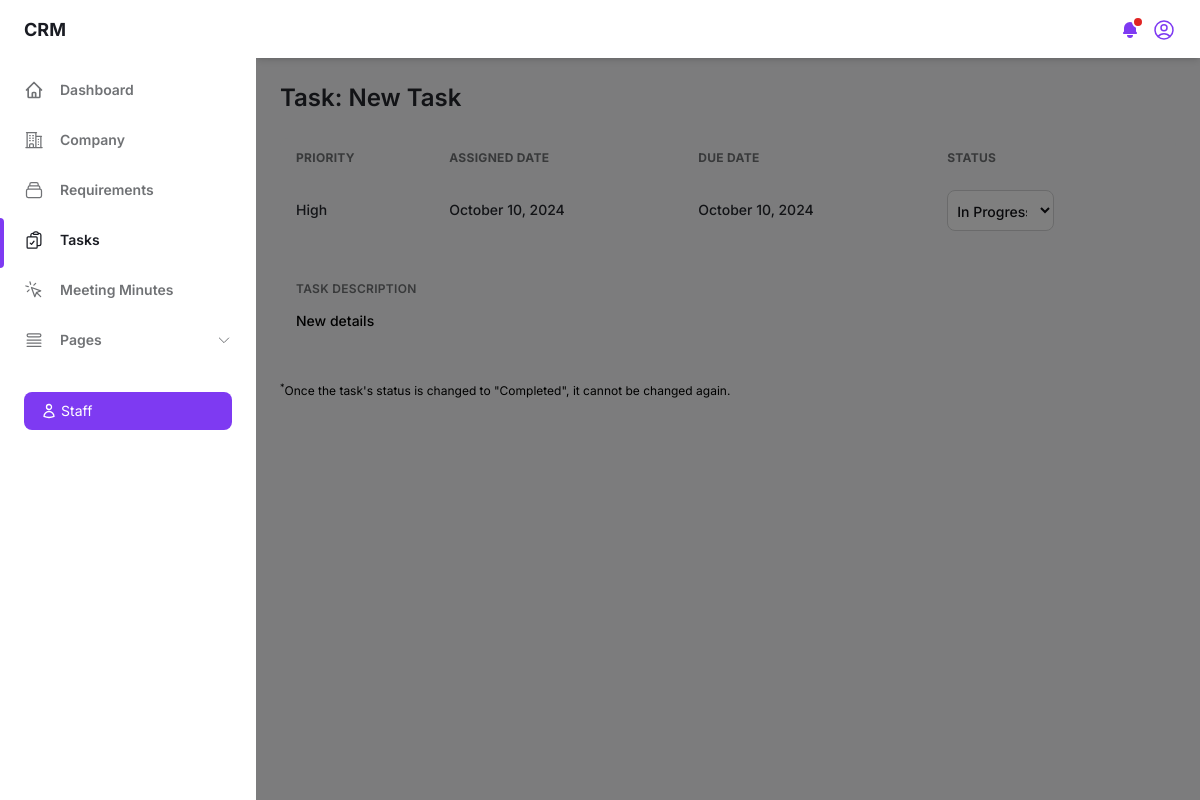
Page /task-details/1/ (signed in) on the earlier database version.
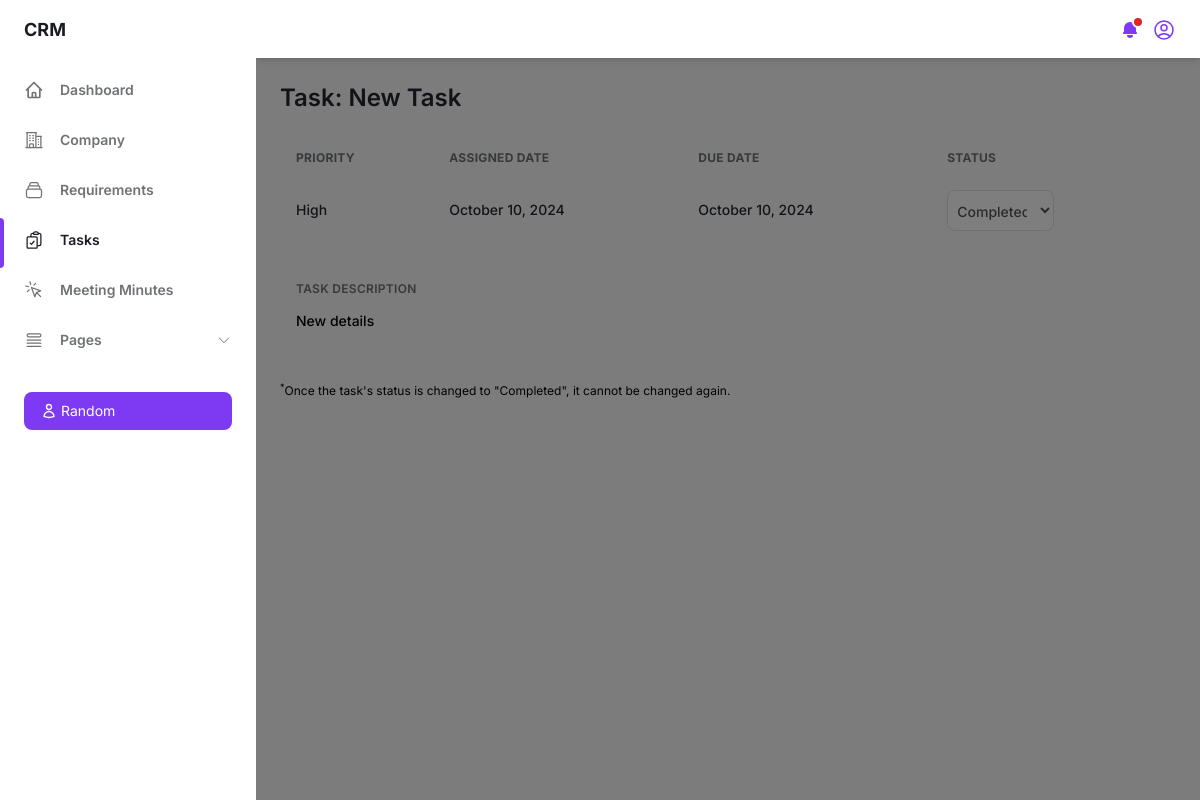
Same page on the later database version.
### crm_app/models.py (models this page shows, shortened)
class Staff(models.Model):
    full_name = models.CharField(max_length=100)
    email = models.EmailField(unique=True)
    password = models.CharField(max_length=255)
    role = models.CharField(max_length=100)
    status = models.BooleanField(default=True)

class Task(models.Model):
    title = models.CharField(max_length=255)
    description = models.TextField()
    assigned_to = models.ForeignKey(Staff, on_delete=models.CASCADE, related_name='tasks')
    priority = models.CharField(max_length=50, choices=[('Low', 'Low'), ('Medium', 'Medium'), ('High', 'High')])
    due_date = models.DateField()
    status = models.CharField(max_length=50, choices=[('Pending', 'Pending'), ('In Progress', 'In Progress'), ('Completed', 'Completed')], default='Pending')
    created_at = models.DateTimeField(auto_now_add=True)
    updated_at = models.DateTimeField(auto_now=True)

### crm_app/views.py (the view)
# urls.py: path('task-details/<int:task_id>/', views.taskdetails, name='taskdetails'),
def taskdetails(request, task_id):
    if 'staff_id' not in request.session:
        return redirect('login')
    staff_id = request.session.get('staff_id')
    user = get_object_or_404(Staff, id=staff_id)
    task = get_object_or_404(Task, id=task_id)
    context = {'user': user, 'task': task}
    return render(request, 'taskdetails.html', context)

### templates/taskdetails.html (shortened to what the changed rows need)
{% load static %}
<!DOCTYPE html>
<html :class="{ 'theme-dark': dark }" x-data="data()" lang="en">
<head>
    <link rel="stylesheet" href="{% static 'css/tailwind.output.css' %}" />
    <link rel="stylesheet" href="{% static 'css/style.css' %}" />
    <link rel="stylesheet" href="https://cdnjs.cloudflare.com/ajax/libs/Chart.js/2.9.3/Chart.min.css"/>
</head>
<body>
    <div class="flex h-screen bg-gray-50 dark:bg-gray-900" :class="{ 'overflow-hidden': isSideMenuOpen }">
        <aside class="z-20 hidden w-64 overflow-y-auto bg-white dark:bg-gray-800 md:block flex-shrink-0">
            <div class="py-4 text-gray-500 dark:text-gray-400">
                <div class="px-6 my-6">
                    <p class="flex items-center w-full px-4 py-2 text-sm font-normal leading-5 text-white transition-colors duration-150 bg-purple-600 border border-transparent rounded-lg active:bg-purple-600 hover:bg-purple-700 focus:outline-none focus:shadow-outline-purple">
                        {{ user.full_name }}
                    </p>
                </div>
            </div>
        </aside>
        <div class="flex flex-col flex-1 w-full">
            {% if user.role == 'Admin' %}
            <main class="h-full pb-16 overflow-y-auto">
                <div class="container px-6 mx-auto grid">
                    <h2 class="my-6 text-2xl font-semibold text-gray-700 dark:text-gray-200">Task: {{ task.title }}</h2>
                    <div class="w-full overflow-hidden rounded-lg shadow-xs">
                        <div class="w-full mb-8 overflow-x-auto">
                            <table class="w-full whitespace-no-wrap">
                                <thead>
                                    <tr class="text-xs font-semibold tracking-wide text-left text-gray-500 uppercase bg-gray-50 dark:text-gray-400 dark:bg-gray-800">
                                        <th class="px-4 py-3">Priority</th>
                                        <th class="px-4 py-3">Assigned Date</th>
                                        <th class="px-4 py-3">Due Date</th>
                                        <th class="px-4 py-3">Status</th>
                                    </tr>
                                </thead>
                                <tbody>
                                    <tr class="text-gray-700 dark:text-gray-400">
                                        <td class="px-4 py-3">
                                            <p class="font-medium text-sm">{{ task.priority }}</p>
                                        </td>
                                        <td class="px-4 py-3">
                                            <p class="font-medium text-sm">{{ task.created_at|date:"F j, Y" }}</p>
                                        </td>
                                        <td class="px-4 py-3">
                                            <p class="font-medium text-sm">{{ task.due_date|date:"F d, Y" }}</p>
                                        </td>
                                        <td class="px-4 py-3">
                                            <p class="font-medium text-sm">{{ task.status }}</p>
                                        </td>
                                    </tr>
                                </tbody>
                            </table>
                        </div>
                    </div>
                    <div class="px-4 rounded-lg dark:bg-gray-800">
                        <label for="company-name" class="text-xs font-semibold tracking-wide text-left text-gray-500 uppercase bg-gray-50 dark:text-gray-400 dark:bg-gray-800">Task Description</label>
                        <p class="py-3 font-medium text-sm">{{ task.description }}</p>
                    </div>
                </div>
            </main>
            {% else %}
            <main class="h-full pb-16 overflow-y-auto">
                <div class="container px-6 mx-auto grid">
                    <h2 class="my-6 text-2xl font-semibold text-gray-700 dark:text-gray-200">Task: {{ task.title }}</h2>
                    <div class="w-full overflow-hidden rounded-lg shadow-xs">
                        <div class="w-full mb-8 overflow-x-auto">
                            <table class="w-full whitespace-no-wrap">
                                <thead>
                                    <tr class="text-xs font-semibold tracking-wide text-left text-gray-500 uppercase bg-gray-50 dark:text-gray-400 dark:bg-gray-800">
                                        <th class="px-4 py-3">Priority</th>
                                        <th class="px-4 py-3">Assigned Date</th>
                                        <th class="px-4 py-3">Due Date</th>
                                        <th class="px-4 py-3">Status</th>
                                    </tr>
                                </thead>
                                <tbody>
                                    <tr class="text-gray-700 dark:text-gray-400">
                                        <td class="px-4 py-3">
                                            <p class="font-medium text-sm">{{ task.priority }}</p>
                                        </td>
                                        <td class="px-4 py-3">
                                            <p class="font-medium text-sm">{{ task.created_at|date:"F j, Y" }}</p>
                                        </td>
                                        <td class="px-4 py-3">
                                            <p class="font-medium text-sm">{{ task.due_date|date:"F d, Y" }}</p>
                                        </td>
                                        <td class="px-4 py-3">
                                            <form method="POST" action="{% url 'update_task_status' task.id %}" id="status-form">
                                                <select name="status" class="font-medium text-sm bg-white border border-gray-300 text-gray-900 text-sm rounded-lg focus:ring-blue-500 focus:border-blue-500 w-1/2 p-2.5 pl-[5px] dark:bg-gray-700 dark:border-gray-600 dark:placeholder-gray-400 dark:text-white dark:focus:ring-blue-500 dark:focus:border-blue-500" {% if task.status == 'Completed' %} disabled {% endif %} onchange="this.form.submit();">
                                                    <option value="In Progress" {% if task.status == 'In Progress' %}selected{% endif %}>In Progress</option>
                                                    <option value="Completed" {% if task.status == 'Completed' %}selected{% endif %}>Completed</option>
                                                </select>
                                            </form>
                                        </td>
                                    </tr>
                                </tbody>
                            </table>
                        </div>
                    </div>
                    <div class="px-4 rounded-lg dark:bg-gray-800">
                        <label for="company-name" class="text-xs font-semibold tracking-wide text-left text-gray-500 uppercase bg-gray-50 dark:text-gray-400 dark:bg-gray-800">Task Description</label>
                        <p class="py-3 font-medium text-sm">{{ task.description }}</p>
                    </div>
                    <p class="text-xs mt-10 dark: dark:text-gray-400"><sup>*</sup>Once the task's status is changed to "Completed", it cannot be changed again.</p>
                </div>
            </main>
            {% endif %}
        </div>
    </div>
</body>
</html>

Differences in the rows shown:
changed Staff: full_name "Staff" → "Random"
changed Task "New Task": status "In Progress" → "Completed"
